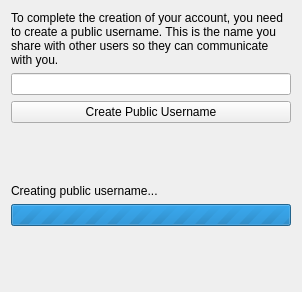
<?xml version="1.0" encoding="UTF-8"?>
<ui version="4.0">
 <class>PublicUsernamePage</class>
 <widget class="QWidget" name="PublicUsernamePage">
  <property name="geometry">
   <rect>
    <x>0</x>
    <y>0</y>
    <width>302</width>
    <height>292</height>
   </rect>
  </property>
  <property name="windowTitle">
   <string/>
  </property>
  <layout class="QVBoxLayout" name="verticalLayout">
   <property name="sizeConstraint">
    <enum>QLayout::SetNoConstraint</enum>
   </property>
   <item>
    <widget class="QLabel" name="label">
     <property name="sizePolicy">
      <sizepolicy hsizetype="Expanding" vsizetype="Expanding">
       <horstretch>0</horstretch>
       <verstretch>0</verstretch>
      </sizepolicy>
     </property>
     <property name="text">
      <string>To complete the creation of your account, you need to create a public username. This is the name you share with other users so they can communicate with you.</string>
     </property>
     <property name="wordWrap">
      <bool>true</bool>
     </property>
    </widget>
   </item>
   <item>
    <layout class="QVBoxLayout" name="verticalLayout_2">
     <item>
      <widget class="QLineEdit" name="contactLineEdit">
       <property name="text">
        <string/>
       </property>
      </widget>
     </item>
     <item>
      <widget class="QPushButton" name="create">
       <property name="text">
        <string>Create Public Username</string>
       </property>
      </widget>
     </item>
    </layout>
   </item>
   <item>
    <spacer name="verticalSpacer_2">
     <property name="orientation">
      <enum>Qt::Vertical</enum>
     </property>
     <property name="sizeHint" stdset="0">
      <size>
       <width>20</width>
       <height>40</height>
      </size>
     </property>
    </spacer>
   </item>
   <item>
    <widget class="QLabel" name="progressLabel">
     <property name="sizePolicy">
      <sizepolicy hsizetype="Expanding" vsizetype="Preferred">
       <horstretch>0</horstretch>
       <verstretch>0</verstretch>
      </sizepolicy>
     </property>
     <property name="text">
      <string>Creating public username...</string>
     </property>
    </widget>
   </item>
   <item>
    <widget class="QProgressBar" name="progressBar">
     <property name="sizePolicy">
      <sizepolicy hsizetype="Expanding" vsizetype="Fixed">
       <horstretch>0</horstretch>
       <verstretch>0</verstretch>
      </sizepolicy>
     </property>
     <property name="maximum">
      <number>0</number>
     </property>
     <property name="value">
      <number>-1</number>
     </property>
     <property name="textVisible">
      <bool>false</bool>
     </property>
    </widget>
   </item>
   <item>
    <spacer name="verticalSpacer">
     <property name="orientation">
      <enum>Qt::Vertical</enum>
     </property>
     <property name="sizeHint" stdset="0">
      <size>
       <width>20</width>
       <height>40</height>
      </size>
     </property>
    </spacer>
   </item>
  </layout>
 </widget>
 <resources/>
 <connections/>
</ui>
